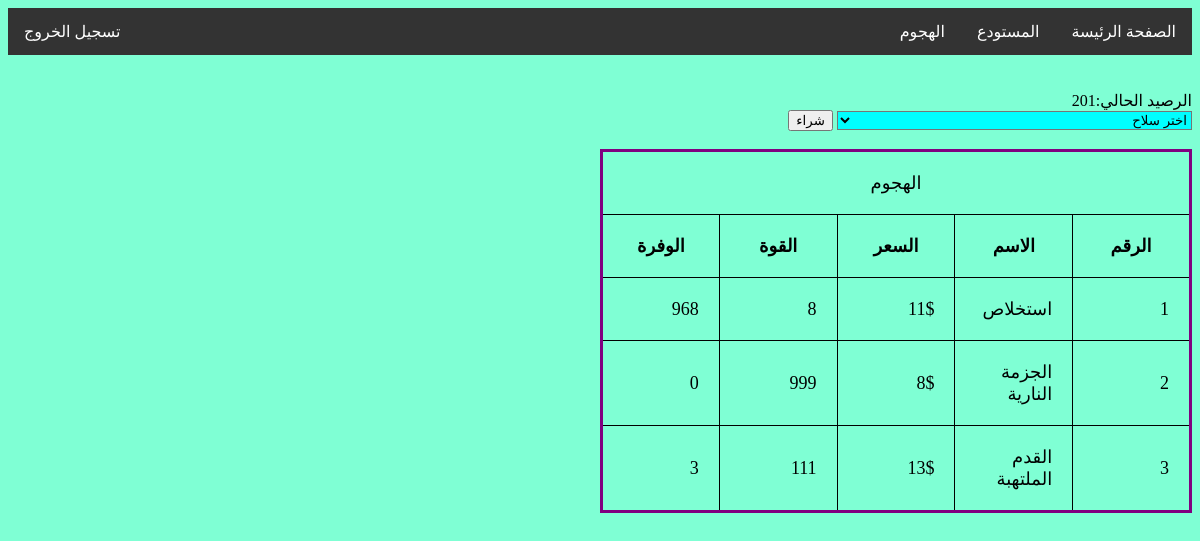
The app's page /member/store.php?p=w2 (signed in) with its own data.
### tables this page shows
CREATE TABLE `store` (
  `id` int(11) NOT NULL,
  `product` varchar(30) NOT NULL,
  `price` int(5) NOT NULL,
  `power` int(5) NOT NULL,
  `usingTimes` int(3) NOT NULL,
  `qty` int(5) NOT NULL,
  `kind` varchar(20) NOT NULL
);

### member/store.php (the view, shortened to what this page needs)
<?php
require_once "header.php";
echo "الرصيد الحالي:" . $_SESSION['money'] . "</br>";
?>
<form action="" method="POST">
    <select name="ops">
        <option value="" disabled selected>اختر سلاح</option>
    </select>
    <input type="submit" name="submit" value="شراء">
    <br>
    <br>
</form>
    <?php
if ($_GET['p'] == 'w1' || $_GET['p'] == 'w2' || $_GET['p'] == 'w3') {
    $i = 1;
    $stores = $conn->query("SELECT * FROM store WHERE kind = 'هجوم'");
    echo "<table style=>";
    echo '<tr><td style="text-align:center" colspan= "5">الهجوم</td></tr>';
    echo '<tr> <th>الرقم</th> <th>الاسم</th> <th>السعر</th> <th>القوة</th> <th>الوفرة</th></tr>';
    while($store = mysqli_fetch_array($stores)){
        echo "<tr>";
        echo "<td>". $i . "</td>";
        echo "<td>". $store['product']. "</td>";
        echo "<td>". $store['price']. "$</td>";
        echo "<td>". $store['power']. "</td>";
        echo "<td>". $store['qty']. "</td>";
        echo "</tr>";
        $i++;
    }
    echo "</table></br>";
}
require_once ("footer.php");
    ?>

### member/style.css (style rules this page uses)
table, th, td { border: 1px solid black; border-collapse: collapse; }
table { display: inline-flexbox; table-layout: fixed; width: 50%; border-collapse: collapse; border: 3px solid purple; font-size: large; }
th, td { padding: 20px; }
body { background-color: aquamarine; }
select { background-color: aqua; width: 30%; }

### records on screen
store: product "استخلاص", price "11", power "8", qty "968"
store: product "الجزمة النارية", price "8", power "999", qty "0"
store: product "القدم الملتهبة", price "13", power "111", qty "3"

### other values on screen
$_SESSION['money'] "201"
